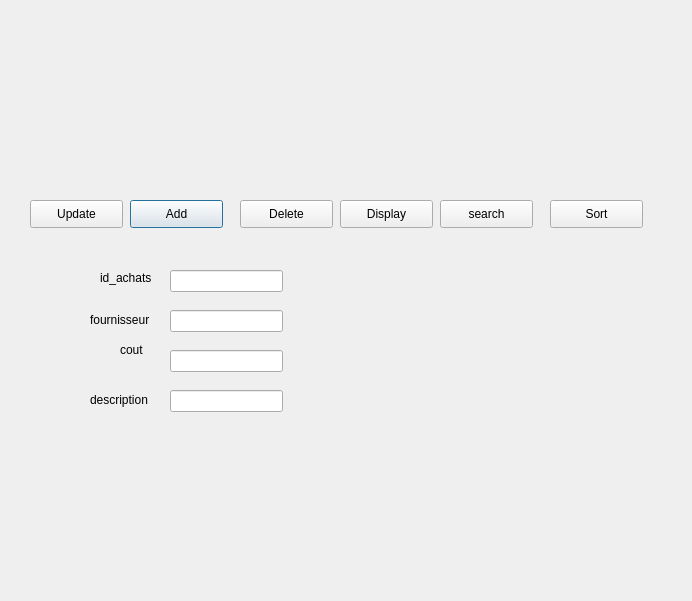
<?xml version="1.0" encoding="UTF-8"?>
<ui version="4.0">
 <class>Windowachats</class>
 <widget class="QDialog" name="Windowachats">
  <property name="geometry">
   <rect>
    <x>0</x>
    <y>0</y>
    <width>692</width>
    <height>601</height>
   </rect>
  </property>
  <property name="windowTitle">
   <string>Dialog</string>
  </property>
  <widget class="QPushButton" name="pushButton">
   <property name="geometry">
    <rect>
     <x>130</x>
     <y>200</y>
     <width>93</width>
     <height>28</height>
    </rect>
   </property>
   <property name="text">
    <string>Add</string>
   </property>
  </widget>
  <widget class="QPushButton" name="pushButton_2">
   <property name="geometry">
    <rect>
     <x>240</x>
     <y>200</y>
     <width>93</width>
     <height>28</height>
    </rect>
   </property>
   <property name="text">
    <string>Delete</string>
   </property>
  </widget>
  <widget class="QPushButton" name="pushButton_3">
   <property name="geometry">
    <rect>
     <x>30</x>
     <y>200</y>
     <width>93</width>
     <height>28</height>
    </rect>
   </property>
   <property name="text">
    <string>Update</string>
   </property>
  </widget>
  <widget class="QLineEdit" name="lineEdit">
   <property name="geometry">
    <rect>
     <x>170</x>
     <y>270</y>
     <width>113</width>
     <height>22</height>
    </rect>
   </property>
  </widget>
  <widget class="QLineEdit" name="lineEdit_2">
   <property name="geometry">
    <rect>
     <x>170</x>
     <y>310</y>
     <width>113</width>
     <height>22</height>
    </rect>
   </property>
  </widget>
  <widget class="QLineEdit" name="lineEdit_3">
   <property name="geometry">
    <rect>
     <x>170</x>
     <y>350</y>
     <width>113</width>
     <height>22</height>
    </rect>
   </property>
  </widget>
  <widget class="QLineEdit" name="lineEdit_4">
   <property name="geometry">
    <rect>
     <x>170</x>
     <y>390</y>
     <width>113</width>
     <height>22</height>
    </rect>
   </property>
  </widget>
  <widget class="QLabel" name="label">
   <property name="geometry">
    <rect>
     <x>100</x>
     <y>270</y>
     <width>55</width>
     <height>16</height>
    </rect>
   </property>
   <property name="text">
    <string>id_achats</string>
   </property>
  </widget>
  <widget class="QLabel" name="label_2">
   <property name="geometry">
    <rect>
     <x>90</x>
     <y>310</y>
     <width>71</width>
     <height>20</height>
    </rect>
   </property>
   <property name="text">
    <string>fournisseur</string>
   </property>
  </widget>
  <widget class="QLabel" name="label_3">
   <property name="geometry">
    <rect>
     <x>120</x>
     <y>340</y>
     <width>31</width>
     <height>20</height>
    </rect>
   </property>
   <property name="text">
    <string>cout</string>
   </property>
  </widget>
  <widget class="QLabel" name="label_4">
   <property name="geometry">
    <rect>
     <x>90</x>
     <y>390</y>
     <width>61</width>
     <height>20</height>
    </rect>
   </property>
   <property name="text">
    <string>description</string>
   </property>
  </widget>
  <widget class="QPushButton" name="pushButton_4">
   <property name="geometry">
    <rect>
     <x>340</x>
     <y>200</y>
     <width>93</width>
     <height>28</height>
    </rect>
   </property>
   <property name="text">
    <string>Display</string>
   </property>
  </widget>
  <widget class="QLabel" name="label_5">
   <property name="geometry">
    <rect>
     <x>0</x>
     <y>0</y>
     <width>691</width>
     <height>601</height>
    </rect>
   </property>
   <property name="text">
    <string/>
   </property>
   <property name="pixmap">
    <pixmap>../../../../shutterstock_117385867.jpg</pixmap>
   </property>
  </widget>
  <widget class="QPushButton" name="pushButton_5">
   <property name="geometry">
    <rect>
     <x>440</x>
     <y>200</y>
     <width>93</width>
     <height>28</height>
    </rect>
   </property>
   <property name="text">
    <string>search</string>
   </property>
  </widget>
  <widget class="QPushButton" name="pushButton_6">
   <property name="geometry">
    <rect>
     <x>550</x>
     <y>200</y>
     <width>93</width>
     <height>28</height>
    </rect>
   </property>
   <property name="text">
    <string>Sort</string>
   </property>
  </widget>
  <zorder>label_5</zorder>
  <zorder>pushButton</zorder>
  <zorder>pushButton_2</zorder>
  <zorder>pushButton_3</zorder>
  <zorder>lineEdit</zorder>
  <zorder>lineEdit_2</zorder>
  <zorder>lineEdit_3</zorder>
  <zorder>lineEdit_4</zorder>
  <zorder>label</zorder>
  <zorder>label_2</zorder>
  <zorder>label_3</zorder>
  <zorder>label_4</zorder>
  <zorder>pushButton_4</zorder>
  <zorder>pushButton_5</zorder>
  <zorder>pushButton_6</zorder>
 </widget>
 <resources/>
 <connections/>
</ui>
